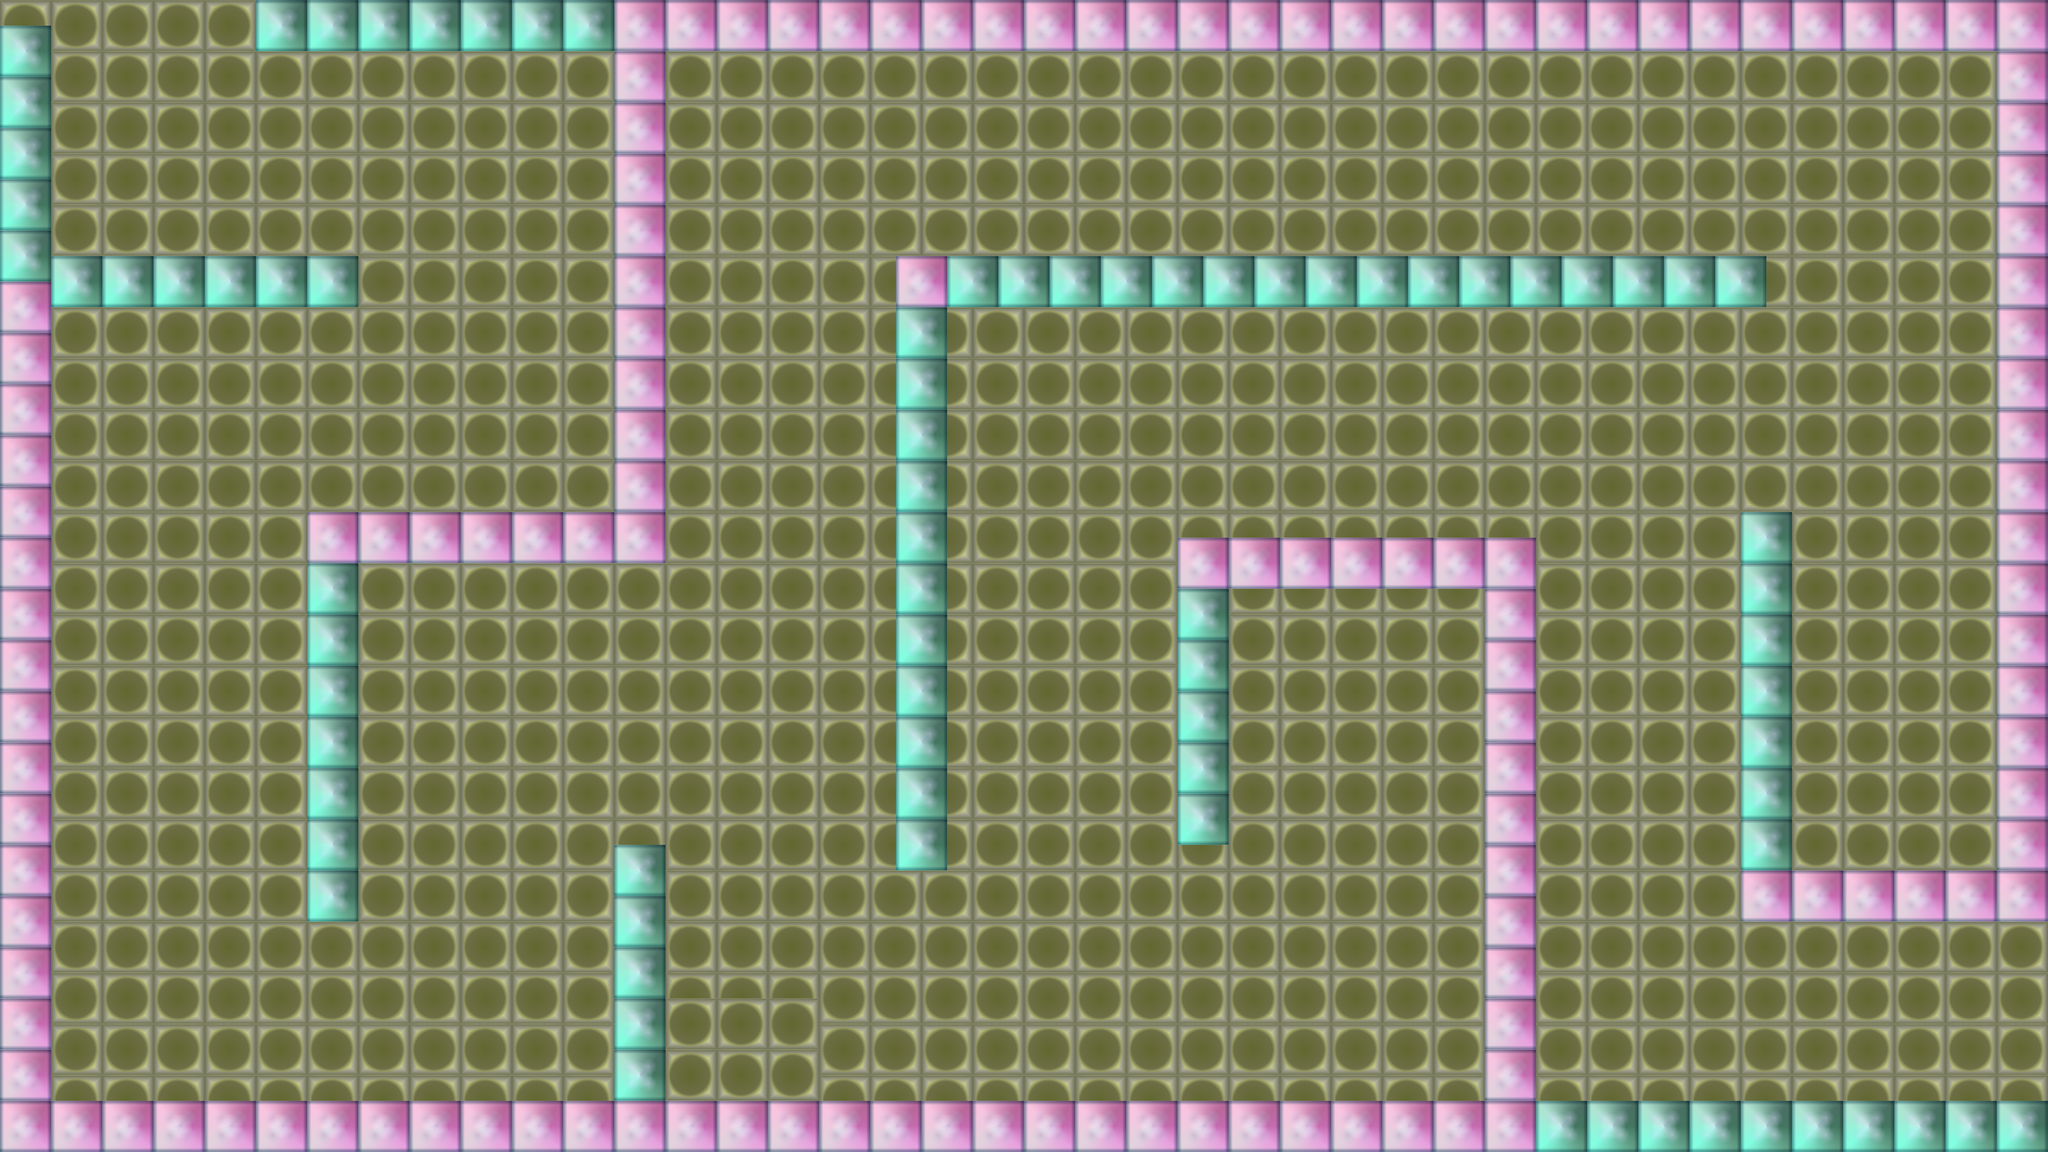

This game map was drawn from its Tiled (.tmx) file and the tilesets committed beside it. A one-line description and the trimmed map source follow:
An orthogonal 80x45 tile map with 64x64 px tiles, 1 tile layer (Копия Слой тайлов 1) and 37 objects (4x bottom, 4x top, dummy, newlevel).

<map version="1.0" orientation="orthogonal" renderorder="right-down" width="80" height="45" tilewidth="64" tileheight="64" nextobjectid="42">
 <tileset firstgid="1" name="noses" tilewidth="64" tileheight="64">
  <image source="noses.png" width="384" height="128" />
 </tileset>
 <layer name="Копия Слой тайлов 1" width="80" height="45">
  <data>[3600 cells, 3600 non-empty, 12 distinct tile ids]</data>
 </layer>
 <objectgroup name="collisions">
  <object id="1" x="636.119" y="-5.39084" width="4479.78" height="129.38" />
  <object id="2" x="-3.55271e-15" y="53.9084" width="123.989" height="2824.8" />
  <object id="5" x="7.10543e-15" y="630.728" width="894.879" height="134.771" />
  <object id="6" x="1531" y="2.13163e-14" width="134.771" height="1401.62" />
  <object id="7" x="765.499" y="1277.63" width="900.27" height="129.38" />
  <object id="8" x="765.499" y="1283.02" width="123.989" height="1018.87" />
  <object id="9" x="1536.39" y="2107.82" width="123.989" height="770.889" />
  <object id="10" x="2242.59" y="636.119" width="123.989" height="1531" />
  <object id="11" x="2242.59" y="630.728" width="2177.9" height="129.38" />
  <object id="12" x="2948.79" y="1342.32" width="123.989" height="765.499" />
  <object id="13" x="2948.79" y="1342.32" width="884.097" height="123.989" />
  <object id="14" x="3708.89" y="1342.32" width="129.38" height="1536.39" />
  <object id="15" x="4355.8" y="1277.63" width="118.598" height="1024.26" />
  <object id="16" x="4355.8" y="2177.9" width="760.108" height="123.989" />
  <object id="17" x="4991.91" y="-10.7817" width="123.989" height="2312.67" />
  <object id="18" x="-2.20268e-13" y="2749.33" width="5115.9" height="129.38" />
  <object id="40" name="dummy" x="4986.52" y="2318.06" width="118.598" height="404.313" />
  <object id="41" name="newlevel" x="123.989" y="10.7817" width="512.129" height="177.898" />
 </objectgroup>
 <objectgroup name="noses">
  <object id="19" name="bottom" x="970.346" y="1417.79" width="378" height="256" />
  <object id="20" name="top" x="1735.85" y="2495.96" width="378" height="256" />
  <object id="21" name="top" x="4533.69" y="1910.36" width="378" height="256" />
  <object id="22" name="bottom" x="2528.69" y="760.108" width="378" height="256" />
 </objectgroup>
 <objectgroup name="cheeses">
  <object id="23" x="3326.15" y="765.499" width="200" height="200" />
  <object id="24" x="3128.06" y="1850.44" width="200" height="200" />
  <object id="32" x="1452.56" y="1878.44" width="200" height="200" />
 </objectgroup>
 <objectgroup name="noseway">
  <object id="25" name="bottom" x="2474.4" y="754.717" width="468.253" height="1794.76" />
  <object id="27" name="top" x="4466.31" y="354.793" width="532.943" height="1816.33" />
  <object id="28" name="top" x="1663.07" y="1083.56" width="576.07" height="1670.77" />
  <object id="29" name="bottom" x="897.574" y="1420.78" width="516.77" height="1185.6" />
 </objectgroup>
 <objectgroup name="hero">
  <object id="30" x="4560.64" y="2425.88" width="200" height="200" />
 </objectgroup>
 <objectgroup name="insnose">
  <object id="33" x="2366.58" y="134.771" width="199.461" height="199.461">
   <ellipse />
  </object>
  <object id="34" x="800.539" y="363.881" width="199.461" height="199.461">
   <ellipse />
  </object>
  <object id="35" x="4331.54" y="126.685" width="199.461" height="199.461">
   <ellipse />
  </object>
  <object id="36" x="2843.67" y="1048.52" width="199.461" height="199.461">
   <ellipse />
  </object>
 </objectgroup>
 <objectgroup name="health">
  <object id="37" x="3466.31" y="1509.43" width="175" height="175">
   <ellipse />
  </object>
  <object id="38" x="1443.5" y="1427.32" width="175" height="175">
   <ellipse />
  </object>
  <object id="39" x="4812.77" y="138.915" width="175" height="175">
   <ellipse />
  </object>
 </objectgroup>
</map>
